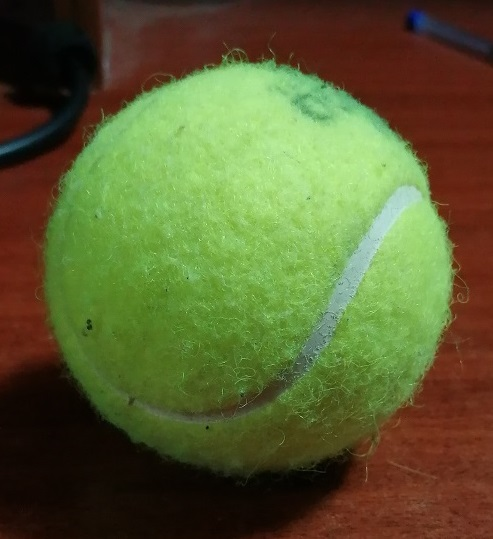
#> input picture Ball Tracing Percentage/self11.jpg, 493 x 539 px, given in place of the camera
$ python Detect_Track_Ball.py
#> lines starting #> are read from the running program, lines starting #| are printed output that depends on the picture; after the words box and inside, x2 and y2 are one past the last pixel; in counts of white or black regions, pixels touching at a corner belong together
from imutils.video import VideoStream
import numpy as np
import imutils
import cv2

#video capture is set to 1 for external camera and set to 0 to use webcam
vid=cv2.VideoCapture(1)
while True:
    _, frame=vid.read();
#> frame is the input picture: shape (539, 493, 3); mean B, G, R 48.9, 94.7, 89.5

    #conversion to hsv
    hsv=cv2.cvtColor(frame,cv2.COLOR_BGR2HSV);
#> hsv: shape (539, 493, 3); mean H, S, V 30.5, 161.2, 112.3
    low=np.array([25,52,72]);
    high=np.array([102,255,255]);

    #creating masks
    mask=cv2.inRange(hsv,low,high);
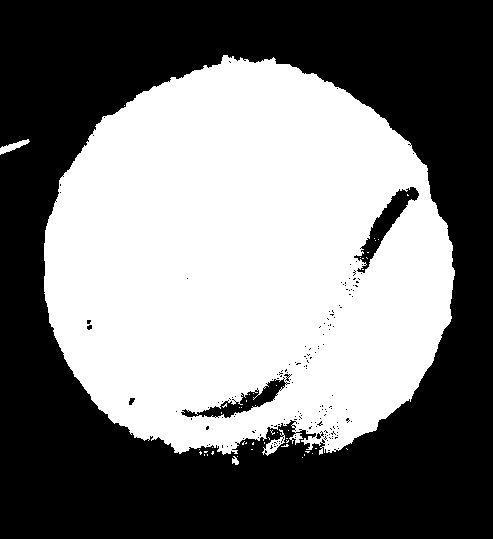
#> mask: shape (539, 493); 46.9% white; 49 white regions (45 under 20 px), largest, box (x1, y1, x2, y2) and area: (44, 55, 455, 455) 124129, (262, 429, 285, 456) 193, (0, 139, 30, 155) 181, (232, 456, 239, 465) 40
    mask = cv2.erode(mask, None, iterations=2)
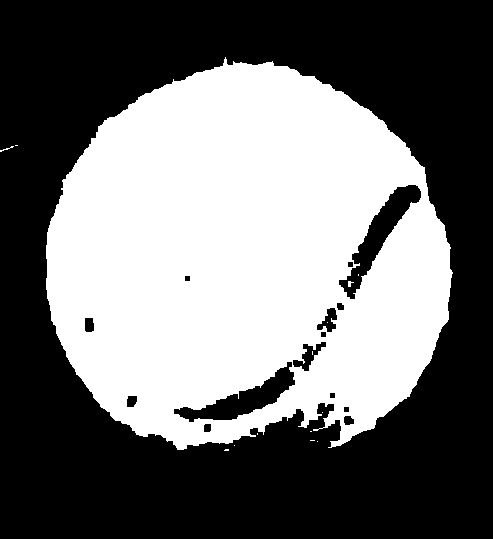
#> mask: shape (539, 493); 43.7% white; 14 white regions (11 under 20 px), largest, box (x1, y1, x2, y2) and area: (46, 57, 453, 450) 116095, (0, 146, 14, 152) 21, (348, 281, 354, 287) 21
    mask = cv2.dilate(mask, None, iterations=2)
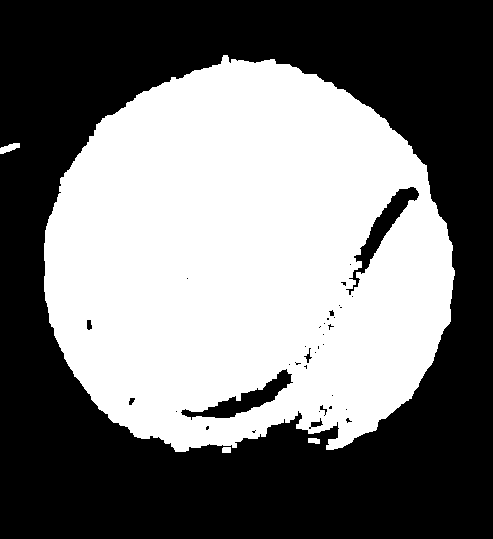
#> mask: shape (539, 493); 46.2% white; 4 white regions
    green=cv2.bitwise_and(frame,frame,mask=mask);
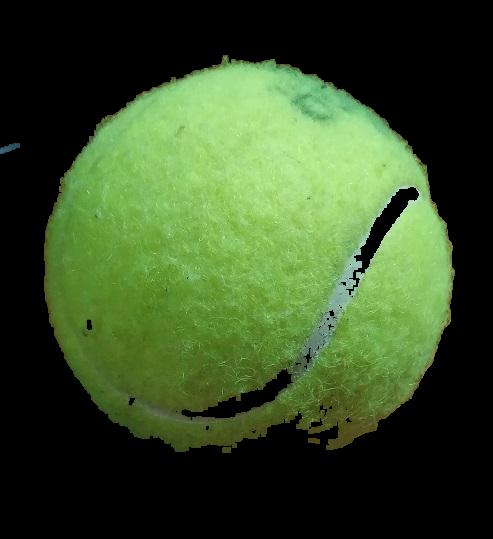
#> green: shape (539, 493, 3); mean B, G, R 38, 76.7, 54.6

    #finding the contours to draw a circle around the ball after detection
    contour = cv2.findContours(mask.copy(), cv2.RETR_EXTERNAL,cv2.CHAIN_APPROX_SIMPLE)
#> contour = 4 contours; box (x1, y1, x2, y2) and area: (44, 55, 455, 452) 125316, (0, 143, 20, 154) 104, (308, 438, 320, 444) 46, (222, 447, 231, 453) 40
    contour = imutils.grab_contours(contour)
    center = None
    if len(contour) > 0:
        # finding the largest contour and use it to draw an enclosing circle around the outer surface of the ball
        c = max(contour, key=cv2.contourArea)
#> c = contour of 660 points, box (x1, y1, x2, y2) (44, 55, 455, 452), area 125316
        ((x, y), radius) = cv2.minEnclosingCircle(c)
#> x = 250; y = 263.2; radius = 210
        M = cv2.moments(c)
#> M = moments, m00 125315.5, centre m10/m00, m01/m00 = (246.8, 260.1)
        center = (int(M["m10"] / M["m00"]), int(M["m01"] / M["m00"]))
#> center = (246, 260)
        if radius > 10:
            # drawing outline over the ball
            cv2.circle(frame, (int(x), int(y)), int(radius),(0, 255, 255), 2)
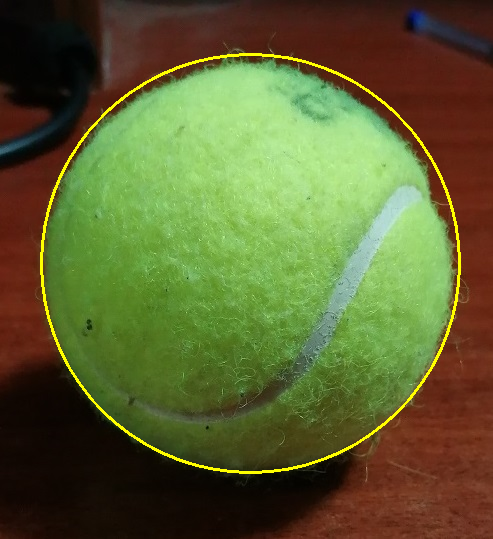
#> frame: shape (539, 493, 3); 1.46% of pixels changed, all inside (x1, y1, x2, y2) = (40, 53, 461, 474)

    ratio_green = cv2.countNonZero(mask)/(frame.size/3)
#> ratio_green = 0.462
    print('Percentage Green:', np.round(ratio_green*100, 2))
#| Percentage Green: 46.25
    cv2.imshow("images", frame)


    cv2.imshow("Green",green);
    key=cv2.waitKey(1)
#> (key Esc is pressed here)
    if(key==27):
        cv2.destroyAllWindows();
        break;

$ run again, on Ball Tracing Percentage/self12.jpg
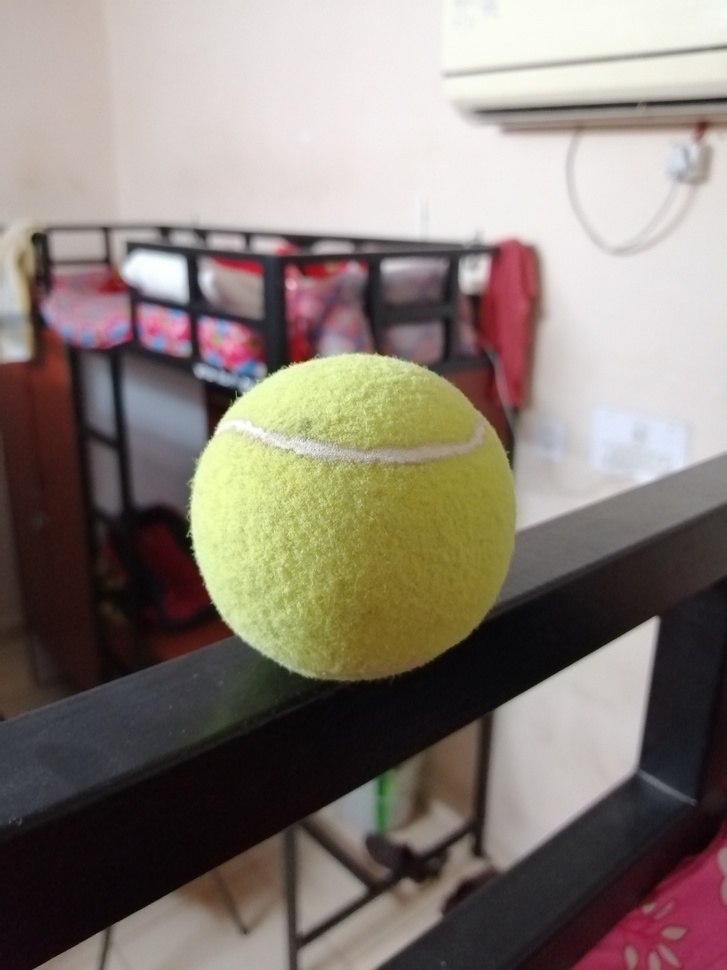
#> input picture Ball Tracing Percentage/self12.jpg, 727 x 970 px, shrunk from 3120 x 4160 before the run, given in place of the camera
#> frame is the input picture: shape (970, 727, 3); mean B, G, R 117.1, 125.4, 135.4
#> hsv: shape (970, 727, 3); mean H, S, V 66.7, 58.4, 137.2
#> `mask=cv2.inRange(hsv,low,high);`:
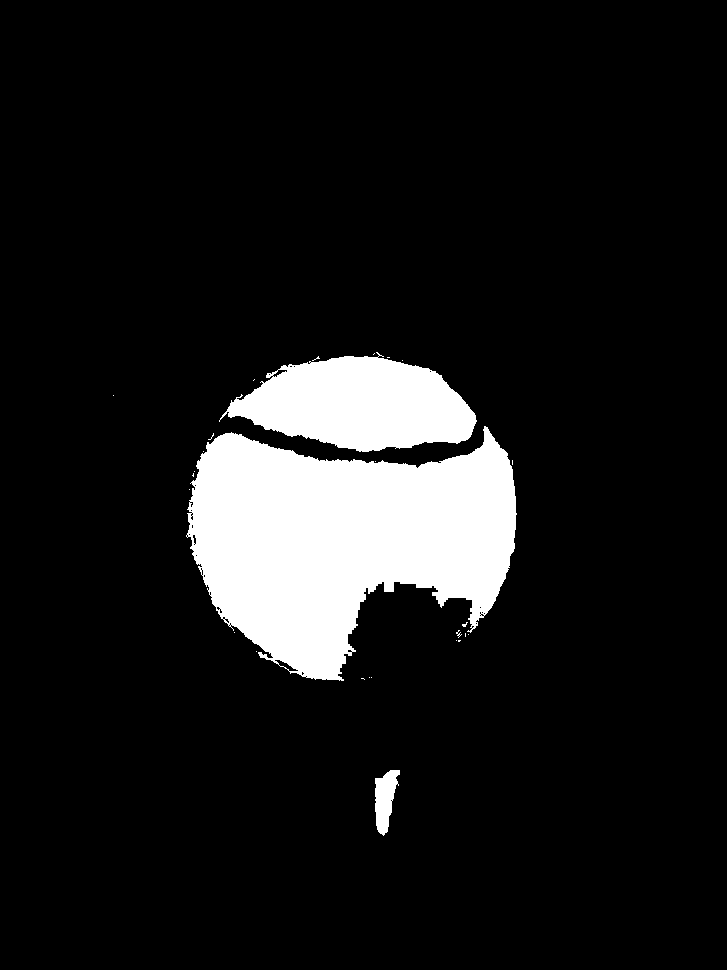
#> mask: shape (970, 727); 10.2% white; 27 white regions (24 under 20 px), largest, box (x1, y1, x2, y2) and area: (186, 426, 517, 681) 53849, (219, 352, 477, 452) 16629, (375, 770, 400, 836) 1026
#> contour = 3 contours; box (x1, y1, x2, y2) and area: (189, 429, 516, 680) 52664, (228, 356, 476, 452) 16167, (375, 770, 400, 834) 938
#> c = contour of 489 points, box (x1, y1, x2, y2) (189, 429, 516, 680), area 52664
#> x = 353.3; y = 517.4; radius = 166.1
#> M = moments, m00 52664.5, centre m10/m00, m01/m00 = (343.4, 539.2)
#> center = (343, 539)
#> `cv2.circle(frame, (int(x), int(y)), int(radius),(0, 255, 255), 2)`:
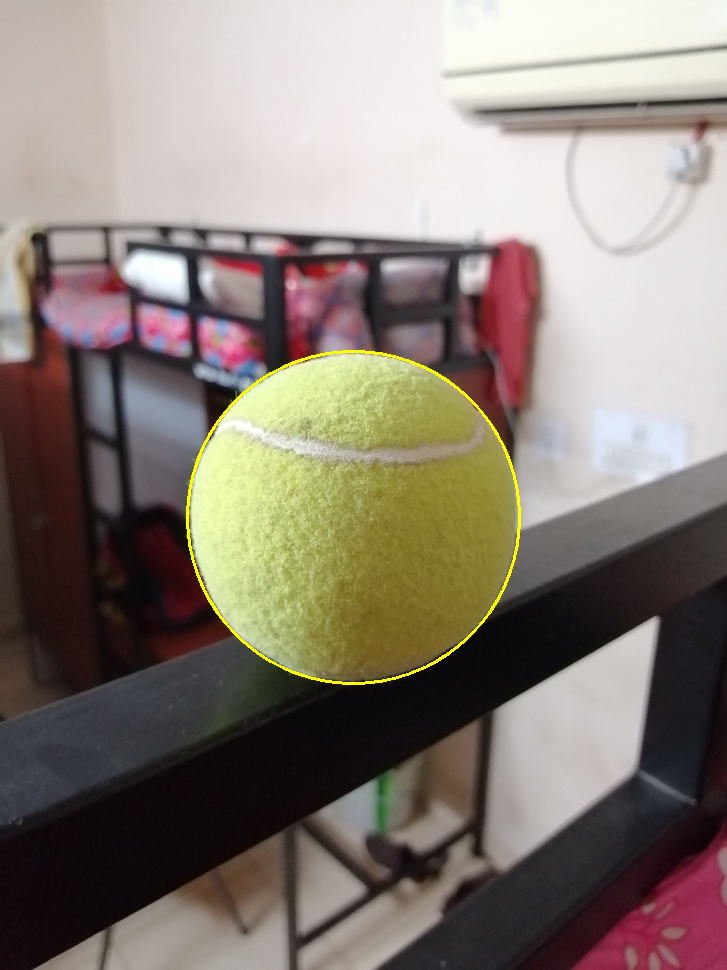
#> frame: shape (970, 727, 3); 0.44% of pixels changed, all inside (x1, y1, x2, y2) = (186, 350, 521, 685)
#> ratio_green = 0.1
#| Percentage Green: 10.03
